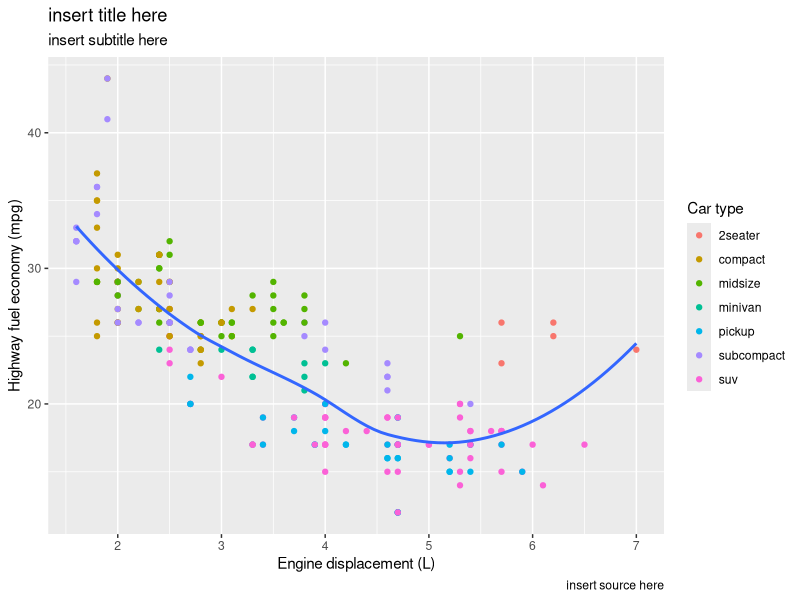
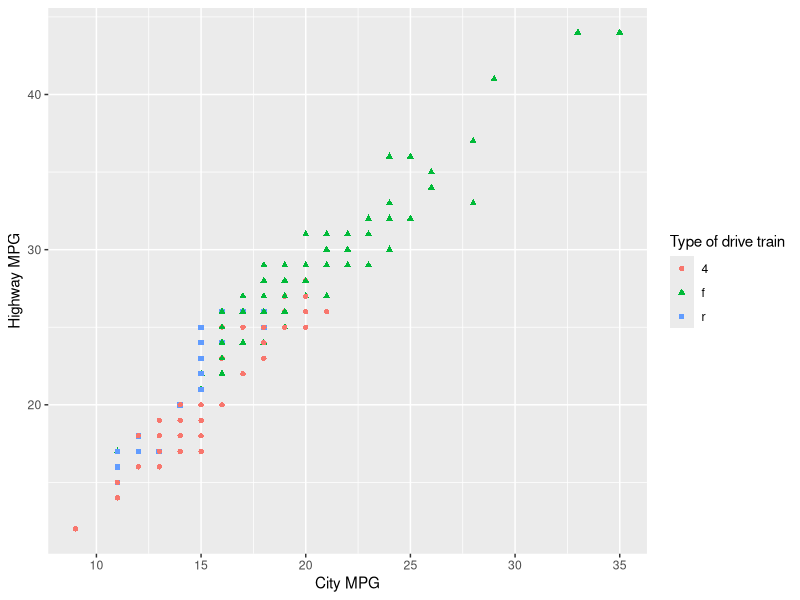
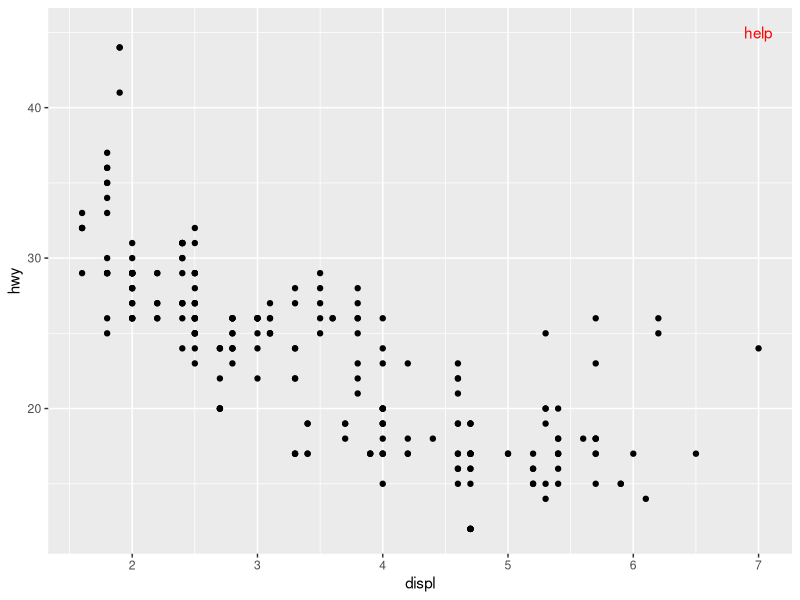
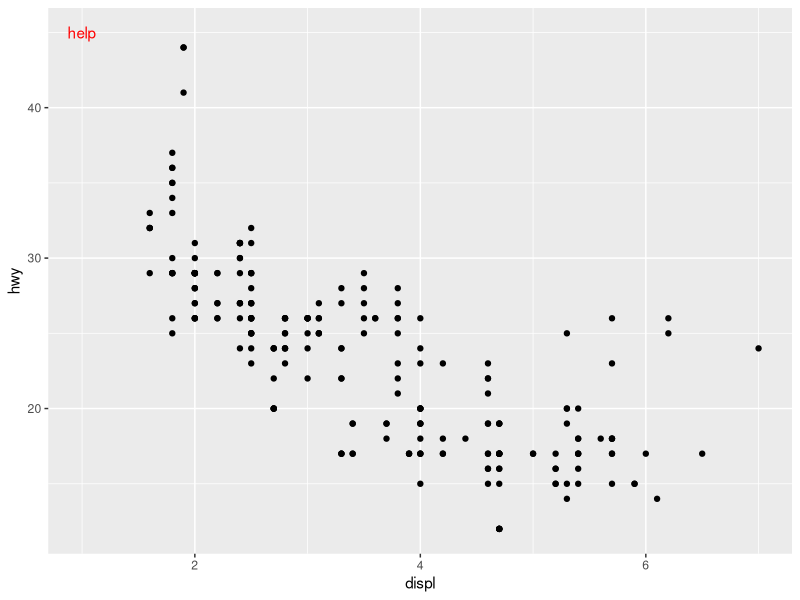
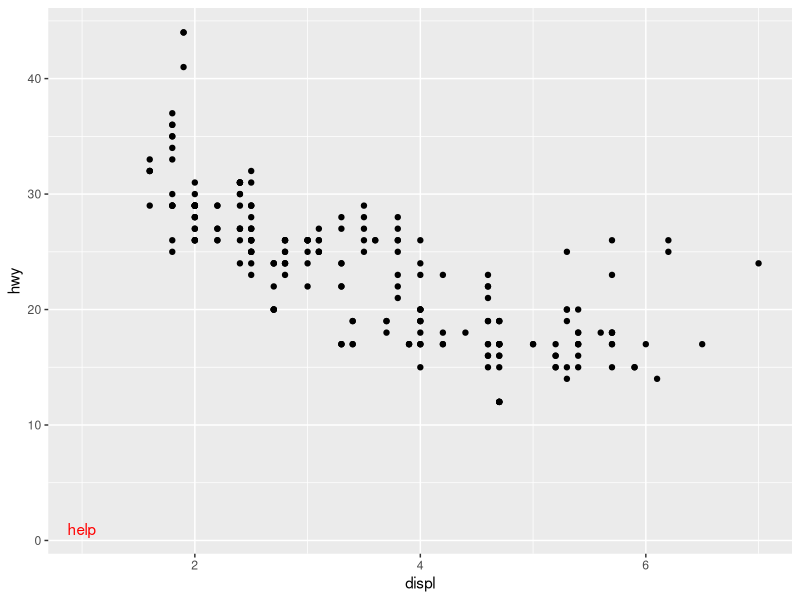
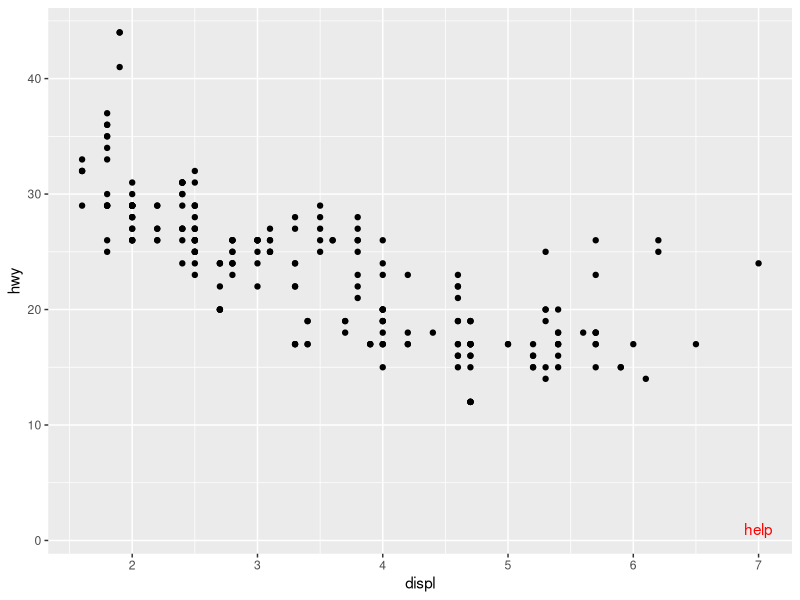
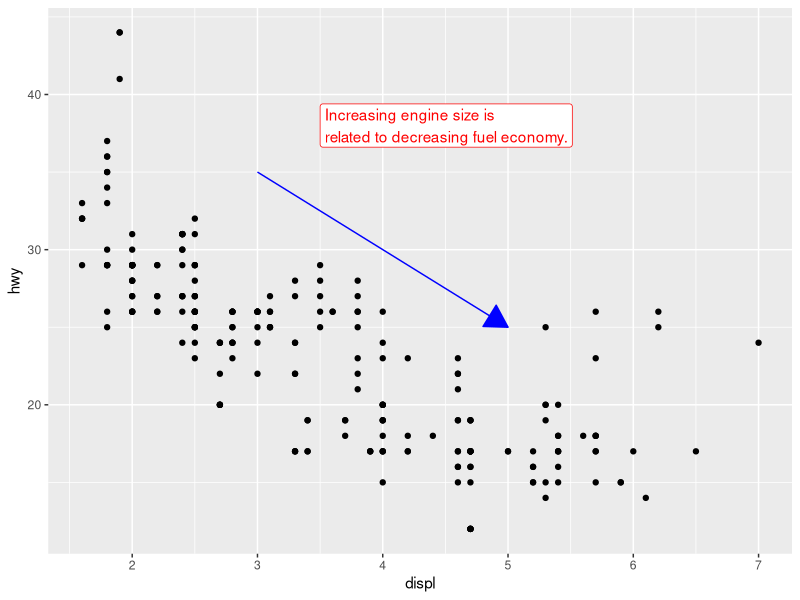
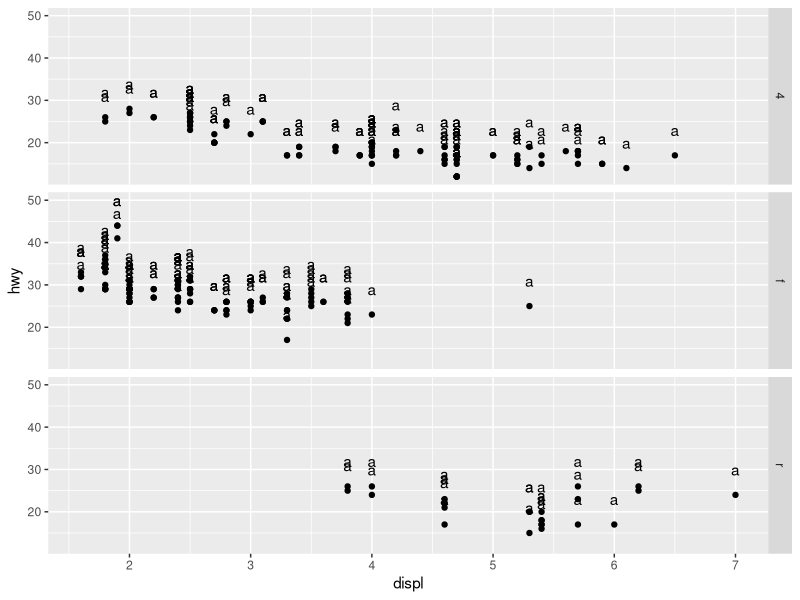

These figures' R source, in order:
## ---- chunk 1
library(scales)
library(tidyverse)
library(lubridate)
library(ggrepel)
library(patchwork)
## ---- chunk 2
ggplot(mpg, aes(x = displ, y = hwy)) +
  geom_point(aes(color = class)) +
  geom_smooth(se = FALSE) +
  labs( title = "insert title here",
        subtitle = "insert subtitle here",
        caption = "insert source here",
    x = "Engine displacement (L)",
    y = "Highway fuel economy (mpg)",
    color = "Car type"
  )
## ---- chunk 3
glimpse(mpg)

mpg %>% ggplot(aes(x = cty,y = hwy,color = drv,shape = drv)) +
  geom_point() +
  labs(x = "City MPG",
        y = "Highway MPG",
        shape = "Type of drive train",
       color = "Type of drive train"
       )
## ---- chunk 4
ggplot(mpg, aes(x = displ, y = hwy)) +
  geom_point() +
 annotate(geom = "text",
          x = 7,y = 45, label = "help",
          color = "red")
## ---- chunk 5

ggplot(mpg, aes(x = displ, y = hwy)) +
  geom_point() +
 annotate(geom = "text",
          x = 1,y = 45, label = "help",
          color = "red")
## ---- chunk 6

ggplot(mpg, aes(x = displ, y = hwy)) +
  geom_point() +
 annotate(geom = "text",
          x = 1,y = 1, label = "help",
          color = "red")
## ---- chunk 7
ggplot(mpg, aes(x = displ, y = hwy)) +
  geom_point() +
 annotate(geom = "text",
          x = 7,y = 1, label = "help",
          color = "red")
## ---- chunk 8
ggplot(mpg, aes(x = displ, y = hwy)) +
  geom_point() +
  annotate(
    geom = "label", x = 3.5, y = 38,
    label = "Increasing engine size is \nrelated to decreasing fuel economy.",
    hjust = "left", color = "red"
  ) +
  annotate(
    geom = "segment",
    x = 3, y = 35, xend = 5, yend = 25, color = "blue",
    arrow = arrow(type = "closed")
  )
## ---- chunk 9
ggplot(mpg, aes(x = displ, y = hwy)) +
  geom_point() +
  facet_grid(vars(drv)) +
  geom_text(label = "a", nudge_y = 6)


ggplot(mpg, aes(x = displ, y = hwy)) +
  geom_point(alpha = 0.1) +
  facet_wrap(~drv) +
  geom_text(data = mpg |> filter(drv == "f"), aes(label = drv), nudge_x = 1)




ggplot(mpg, aes(x = displ, y = hwy)) +
  geom_point(alpha = 0.1) +
  facet_wrap(~drv) +
  geom_text(data = mpg |> filter(drv == "f"), aes(label = drv), nudge_x = 1) +
   geom_text(data = mpg |> filter(drv == "4"), aes(label = drv), nudge_x = 1) +
   geom_text(data = mpg |> filter(drv == "r"), aes(label = drv), nudge_x = 1)


## ---- chunk 10
ggplot(mpg, aes(x = displ, y = hwy)) +
  geom_point() +
  annotate(
    geom = "label", x = 3.5, y = 38,
    label = "Increasing engine size is \nrelated to decreasing fuel economy.",
    hjust = "left", color = "red"
  ) +
  annotate(
    geom = "segment",
    x = 3, y = 35, xend = 5, yend = 25, color = "blue",
    arrow = arrow(type = "closed")
  )

## ---- chunk 11
ggplot(mpg, aes(x = displ, y = hwy)) +
  geom_point() +
  annotate(
    geom = "label", x = 3.5, y = 38,
    label = "Increasing engine size is \nrelated to decreasing fuel economy.",
    hjust = "left", color = "red"
  ) +
  annotate(
    geom = "segment",
    x = 3, y = 35, xend = 5, yend = 25, color = "blue",
    arrow = arrow(type = "open")
  )
## ---- chunk 12
ggplot(mpg, aes(x = displ, y = hwy)) +
  geom_point() +
  annotate(
    geom = "label", x = 3.5, y = 38,
    label = "Increasing engine size is \nrelated to decreasing fuel economy.",
    hjust = "left", color = "red"
  ) +
  annotate(
    geom = "segment",
    x = 3, y = 35, xend = 5, yend = 25, color = "blue",
    arrow = arrow(ends = "first",type = "closed")
  )
## ---- chunk 13
ggplot(mpg, aes(x = displ, y = hwy)) +
  geom_point() +
  annotate(
    geom = "label", x = 3.5, y = 38,
    label = "Increasing engine size is \nrelated to decreasing fuel economy.",
    hjust = "left", color = "red"
  ) +
  annotate(
    geom = "segment",
    x = 3, y = 35, xend = 5, yend = 25, color = "blue",
    arrow = arrow(length = unit(0.70, "inches"),type = "closed")
  )
## ---- chunk 14
df <- tibble(
  x = rnorm(10000),
  y = rnorm(10000)
)

ggplot(df, aes(x, y)) +
  geom_hex() +
  scale_color_gradient(low = "black", high = "red") +
  coord_fixed()
## ---- chunk 15
library(lubridate)
presidential |>
  mutate(id = 33 + row_number()) |>
  ggplot(aes(x = start, y = id, color = party)) +
  geom_point() +
  geom_segment(aes(xend = end, yend = id)) +
  scale_color_manual(values = c(Republican = "#E81B23", Democratic = "#00AEF3")) +
    scale_x_date(name = "Term", breaks = seq(from = ymd("1953-01-20"), to = ymd("2021-01-20"), by = "4 years"), date_labels = "'%y") +
scale_y_continuous(
  name = "president",
  breaks = 34:45,
  labels = presidential$name
)
## ---- chunk 16
ggplot(diamonds, aes(x = carat, y = price)) +
  geom_point(aes(color = cut), alpha = 1/20) +
    guides(color = guide_legend(override.aes = list(alpha = 1) ) )

## ---- chunk 17
 library(ggthemes)
ggplot(diamonds, aes(x = carat, y = price)) +
  geom_point(aes(color = cut), alpha = 1/20) +
    guides(color = guide_legend(override.aes = list(alpha = 1) ) ) +
  theme_economist()
## ---- chunk 18
ggplot(mpg, aes(x = displ, y = hwy)) +
  geom_point() + 
xlab(substitute(paste(bold("something")))) +
  ylab(substitute(paste(bold("something"))))

ggplot(mpg, aes(x = displ, y = hwy)) +
  geom_point() +
  theme(axis.title = element_text(color = "blue",face = "bold"))
## ---- chunk 19
p1 <- ggplot(mpg, aes(x = displ, y = hwy)) + 
  geom_point() + 
  labs(title = "Plot 1")
p2 <- ggplot(mpg, aes(x = drv, y = hwy)) + 
  geom_boxplot() + 
  labs(title = "Plot 2")
p3 <- ggplot(mpg, aes(x = cty, y = hwy)) + 
  geom_point() + 
  labs(title = "Plot 3")

(p1 | p2) / p3
## ---- chunk 20
p3 / (p2 | p1)
